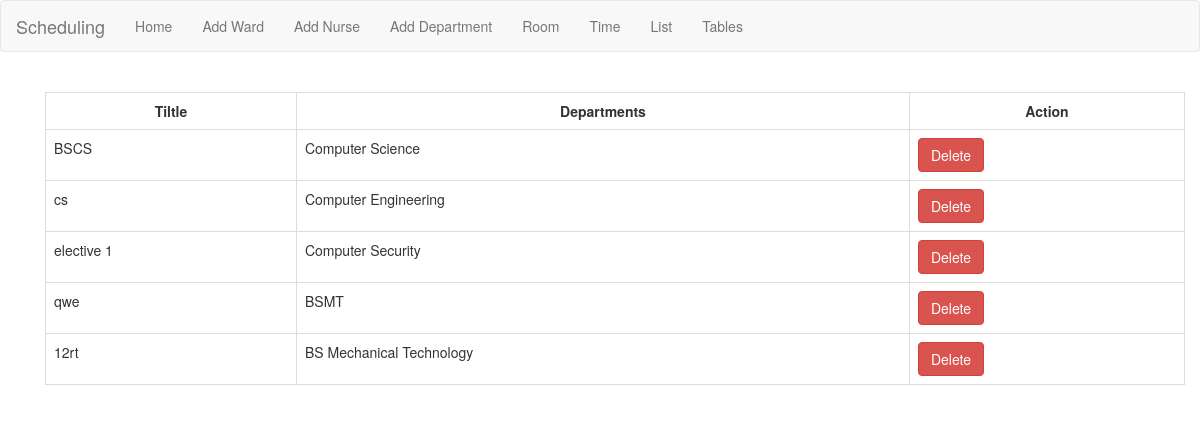
The page /corlist.php on the database its author committed.
### tables this page shows
CREATE TABLE IF NOT EXISTS `course` (
  `course_id` int(11) NOT NULL AUTO_INCREMENT,
  `course_code` varchar(259) NOT NULL,
  `course_name` varchar(250) NOT NULL,
  PRIMARY KEY (`course_id`)
);

### corlist.php (the view, shortened to what this page needs)
<?php
   include_once("header.php");
   include_once("navbar.php");
?>
<html>
<head>
</head>
<body><br>
<div class="container">
<body>
    <?php
     echo "<tr>
            <td>";
               $host       = "localhost";
               $username   = "root";
               $password   = "";
               $database   = "insertion";
               $conn = mysqli_connect($host,$username,$password,$database) or die(mysqli_error());
                    $query = ("SELECT * FROM course");
                    $result = mysqli_query($conn,$query) or die(mysqli_error());
                    echo "<div class='container'><table width='' class='table table-bordered' border='1' >
                            <tr>
                                <th>Tiltle</th>
                                <th>Departments</th>
                                <th>Action</th>
                            </tr>";
                        while($row = mysqli_fetch_array($result))
                        {
                        echo "<tr>";
                        echo "<td>" . $row['course_code'] . "</td>";
                        echo "<td>" . $row['course_name'] . "</td>";
                        echo "<td><form class='form-horizontal' method='post' action='corlist.php'>
                        <input name='course_id' type='hidden' value='".$row['course_id']."';>
                        <input type='submit' class='btn btn-danger' name='delete' value='Delete'>
                        </form></td>";
                        echo "</tr>";
                        }
                    echo "</table>";
            echo "</td>
        </tr>";
    ?>
</div>
    </body>
    </html>
<?php
   include_once("footer.php");
?>

### corlist.php (style rules this page uses)
body { background-image: url(); background-color: white; }
th { text-align: center; }
tr { height: 30px; }
td { padding-top: 5px; padding-left: 20px; padding-bottom: 5px; height: 20px; }

### rows shown on the page
course: course_code "BSCS", course_name "Computer Science"
course: course_code "cs", course_name "Computer Engineering"
course: course_code "elective 1", course_name "Computer Security"
course: course_code "qwe", course_name "BSMT"
course: course_code "12rt", course_name "BS Mechanical Technology"
